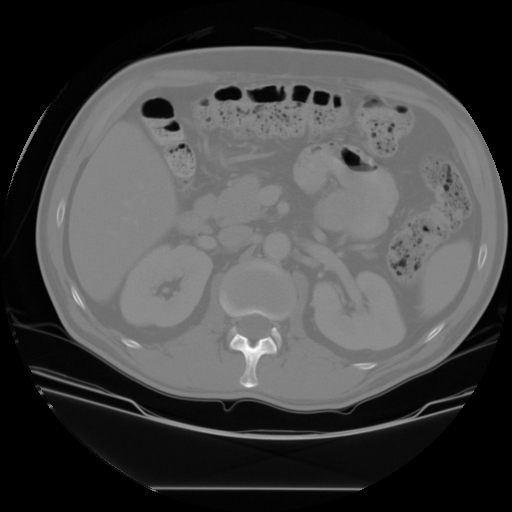
#> input picture 484hw1/part2/ct.png, 512 x 512 px
$ python part2.py   (older library calls are emulated)
#> lines starting #> are read from the running program, lines starting #| are printed output that depends on the picture; after the words box and inside, x2 and y2 are one past the last pixel; in counts of white or black regions, pixels touching at a corner belong together
import numpy as np
import cv2
import sys
import scipy.misc
from PIL import Image
from scipy import ndimage
#path of the image
path = r'ct.png'

#convert gray during input
img = cv2.imread( path,0)
#> img is the input picture: shape (512, 512); min 0, max 255, mean 69.8
size = 512
resized = cv2.resize(img, (size, size), cv2.INTER_LINEAR)
# thresholding
ret, bw_img = cv2.threshold(resized,130,255,cv2.THRESH_BINARY)
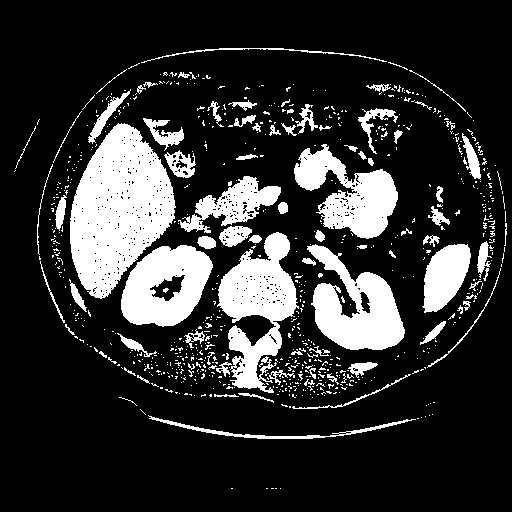
#> bw_img: shape (512, 512); 19.3% white; 787 white regions (702 under 20 px), largest, box (x1, y1, x2, y2) and area: (70, 123, 176, 299) 11780, (217, 232, 299, 393) 6530, (307, 244, 405, 350) 5507
cv2.imshow("Binary Image",bw_img)
cv2.imwrite('thresh.png',bw_img)

###########################################333
# 			DILATION FROM 1ST PART
#############################################3
# [28 lines left out: function dilation, not called in this run]
###########################################################3
#				EROSION FROM 1ST PART
###########################################################3333
def erosion( source_image, struct_el, originRow, originCol):
	#most part are same as dilation but only not and operator or operator
#> called with originRow = 1, originCol = 1
	numrows = len(struct_el)
	numcols = len(struct_el[0])
	resultImage2 = np.zeros((size,size))
	#resultImage2 = np.logical_not(resultImage2).astype(int)
	for i in range (size):
		for j in range (size):
			if( source_image[i][j] == 1) :
				if( (i> originRow and j> originCol and i< size-originRow and j <size-originCol)):
					orShape = np.bitwise_and(source_image[ (i-originRow):(i+numrows-originRow), (j-originCol):(j+numcols-originCol) ], struct_el)
					if( np.array_equal( orShape , struct_el)):
						resultImage2[i][j] = 1# changing the pixels
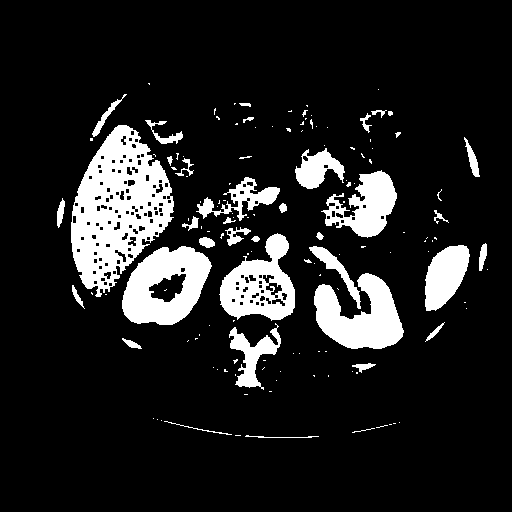
#> resultImage2: shape (512, 512) float64; values 0 (black) and 1 (white), 13% white; 141 white regions (102 under 20 px), largest, box (x1, y1, x2, y2) and area: (71, 125, 174, 297) 9818, (122, 246, 212, 325) 4516, (314, 273, 404, 349) 4077

	for i in range (size):
		for j in range (size):
			if( resultImage2[i][j] == 1) :
				 resultImage2[i][j] = 255
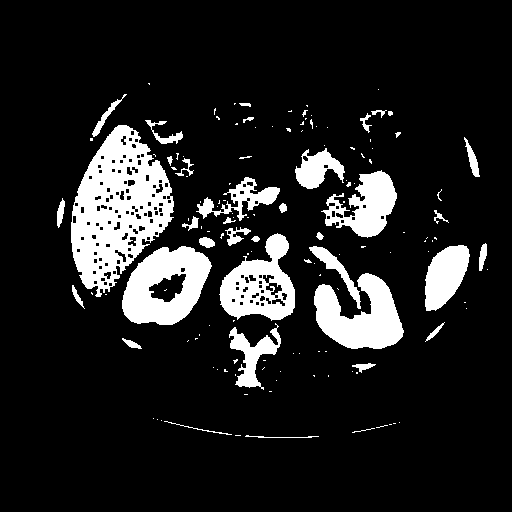
#> resultImage2: shape (512, 512) float64; 13% white; 141 white regions (102 under 20 px), largest, box (x1, y1, x2, y2) and area: (71, 125, 174, 297) 9818, (122, 246, 212, 325) 4516, (314, 273, 404, 349) 4077
	#cv2.imshow("Binary Image2",source_image)

	img3 = Image.fromarray(resultImage2.astype('uint8'))
	if( originRow ==1):
		img3.save('erosion1.png')
	else:
		img3.save('erosion.png')
	img3.show()
	return img3,resultImage2

#convert to 1 0's
#https://stackoverflow.com/questions/45351402/convert-an-image-array-to-a-binarized-image
threshold = 0.2
new_indice = np.where(bw_img/255>=threshold, 1, 0)

struct_element3 = [[1,1,1,1,1],[1,1,1,1,1],[1,1,1,1,1],[1,1,1,1,1],[1,1,1,1,1]]
struct_element4 = [[1,1,1],[1,1,1],[1,1,1]]
struct_element5 =[[1,1,1,1,1,1,1],[1,1,1,1,1,1,1],[1,1,1,1,1,1,1],[1,1,1,1,1,1,1],[1,1,1,1,1,1,1],[1,1,1,1,1,1,1],[1,1,1,1,1,1,1]]
originrow = 1
origincol = 1
originrow2 = 2
origincol2 = 2
originrow3 = 3
origincol3 = 3


############################################
#		STEPS
#############################################33
#use erosion
e_img, e_result = erosion(new_indice, struct_element4, originrow, origincol)
#dilation
e_img = cv2.imread( 'erosion.png',0)
ret, bw_img = cv2.threshold(e_img,130,255,cv2.THRESH_BINARY)
#> (the run stopped early here; a loop or call above may not have finished)
